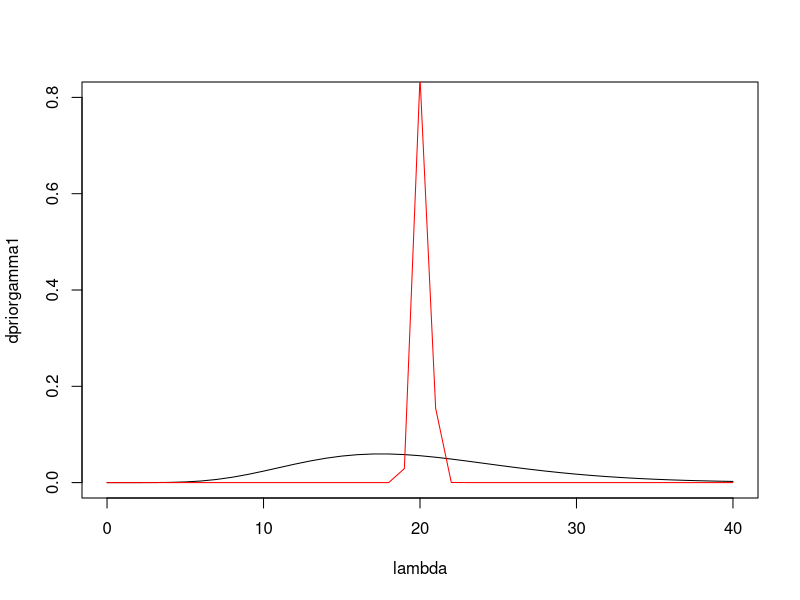
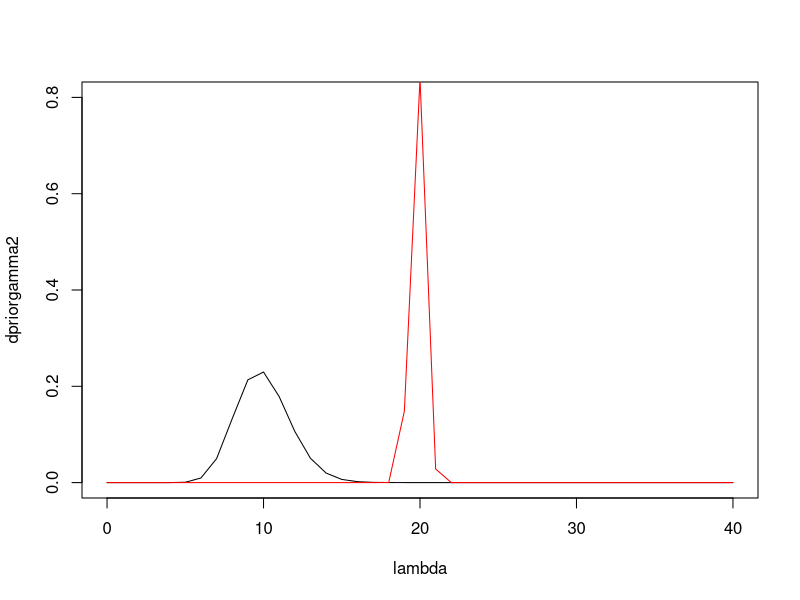
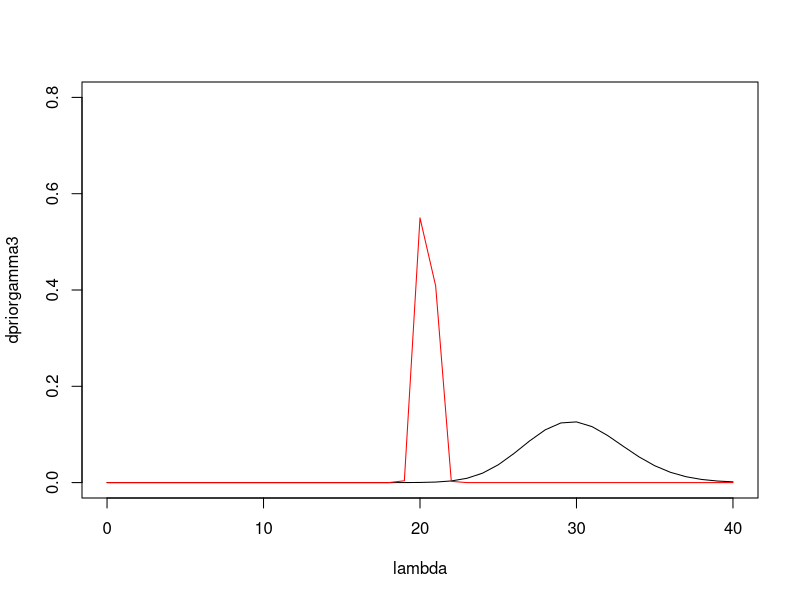
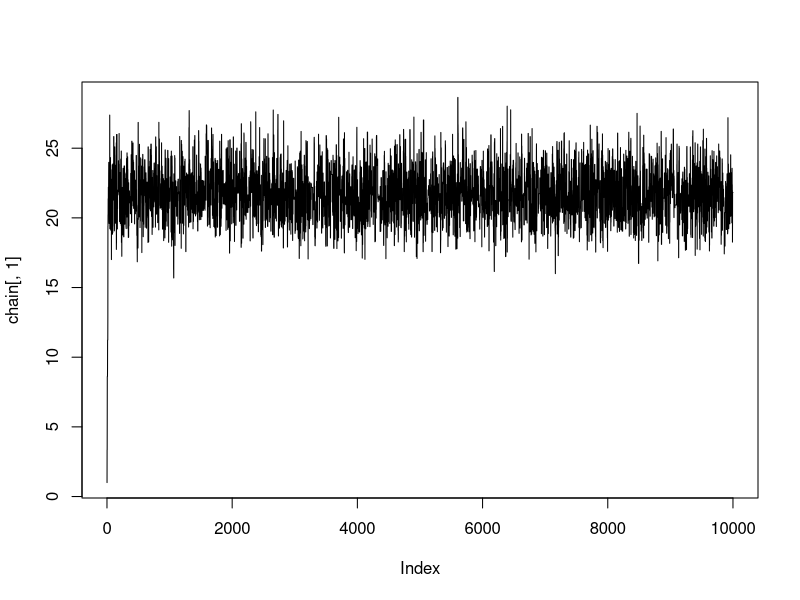
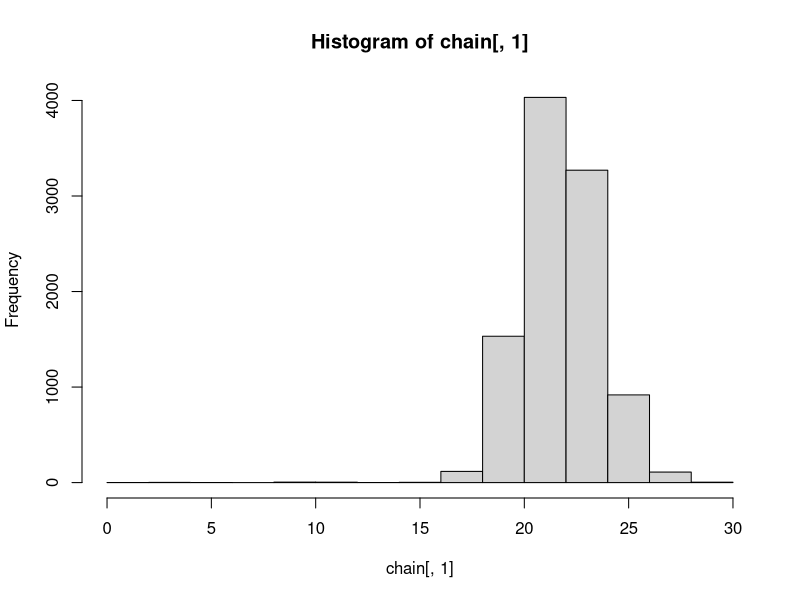
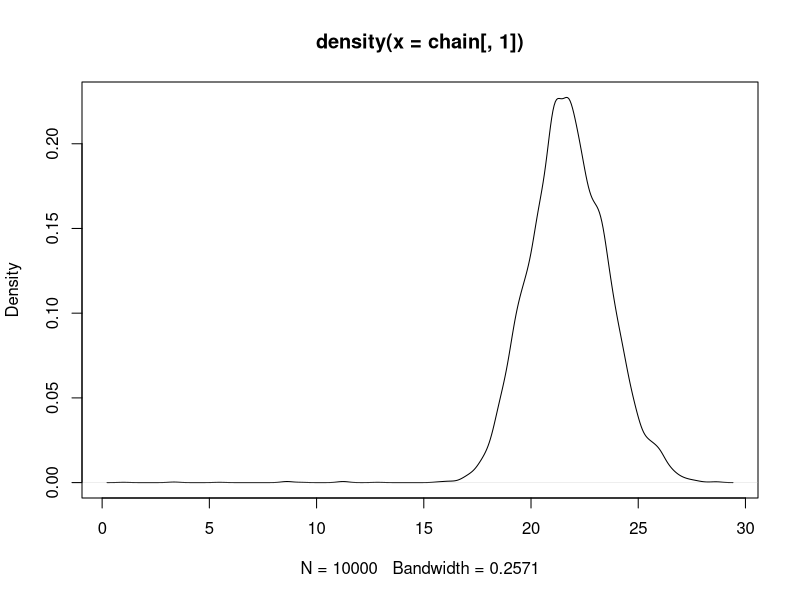

The R source for these figures, in order:
## ---- chunk 1
knitr::opts_chunk$set(echo = TRUE)
## ---- chunk 2
#generate data set 
zoo <- rpois(100, 20)
lambda <- seq(from = 0, to = 40, by = 1)


#PRIOR 1
#make a summary of my prior variables, first is alpha prior, second is beta prior
prior1 <- c(8,0.4)
#create new data frame for posterior alpha and beta 
posterior1 <- NA
#compute the alpha posteriors which = sum(yi) + alpha prior
posterior1[1] <- sum(zoo) + prior1[1]
#compute the beta posteriors which = n + beta prior
posterior1[2] <- length(zoo) + prior1[2]

#now generate a gamma distribution with the lambda values I made a sequence of, the shape is alpha and rate is beta (both prior)
dpriorgamma1 <- dgamma(x=lambda, shape = prior1[1], rate = prior1[2])
#now generate a gamma distribution with the same lambda values, but where the shape and rate are the alpha and beta posterior. 
dpostgamma1 <- dgamma(x =lambda, shape = posterior1[1], rate = posterior1[2])

#PRIOR 2 
prior2 <- c(33.3, 3.33)

posterior2 <- NA
posterior2[1] <- sum(zoo) + prior2[1]
posterior2[2] <- length(zoo) + prior2[2]

dpriorgamma2 <- dgamma(lambda, prior2[1], prior2[2])
dpostgamma2 <- dgamma(lambda, posterior2[1], posterior2[2])

#PRIOR 3 
prior3 <- c(90,3)

posterior3 <- NA
posterior3[1] <- sum(zoo) + prior3[1]
posterior3[2] <- length(zoo) + prior3[2]

dpriorgamma3 <- dgamma(lambda, prior3[1], prior3[2])
dpostgamma3 <- dgamma(lambda, posterior3[1], posterior3[2])

plot(dpriorgamma1 ~lambda, type = "l", ylim = c(0,.8))
lines(dpostgamma1~lambda, col= "red")

plot(dpriorgamma2 ~lambda, type = "l", ylim = c(0,.8))
points(dpostgamma2 ~lambda, col= "red", type = 'l')

plot(dpriorgamma3~lambda, type = "l", ylim = c(0,.8))
points(dpostgamma3~lambda, col= "red", type = 'l')

#the more data you collect, the more it will shift to the likelihood than the prior. 
#the effect of the prior goes away if you use likelihood heavily. 

## ---- chunk 3
poispost <- function(P, alphaprior, betaprior, y) {
	yhat <- P[1] 
	#sum is positive here, we're maximizing the log likelihood
	post <- sum(dpois(y, yhat, log=TRUE))+ dgamma(yhat, alphaprior, betaprior, log=TRUE)
	return(post)
}
## ---- chunk 4
mu <- 20 
v <- 50 
#need to make into our parameters with moment matching
alphaprior <- mu^2/v
betaprior <- mu/v
## ---- chunk 5
y <- c(20,19)
P = 18

poispost(P, alphaprior, betaprior, y=y)
# this result is proportional to the probability, but it's not EQUAL to it, we need a normalization constant to change from proportional to equal to probability. 
#expected value here is -7.77
## ---- chunk 6
#the data set we're working with from now on 
y <- rpois(6,20)
## ---- chunk 7
#make a matrix, called chain, to store our parameters in. we're taking 10000 steps, and we're using 1 column for the lambda, but can make larger later. 
chain <- matrix(nrow= 10000, ncol= 1)
#don't worrry about the size of the scale, we'll adapt later.
scale <- 5
#start the parameter estimate somewhere, here we start it at 1. 
chain[1,] <- c(1)

for(i in 2:nrow(chain)) {
	positive <- F
	while(positive==F){
	pstar <- rnorm(1, chain[i-1,], scale)
	positive <- ifelse(pstar >1, T, F)}
	poststar <- poispost(pstar, y=y, alphaprior=alphaprior, betaprior=betaprior)
	postchain <- poispost(chain[i-1], y=y, alphaprior=alphaprior, betaprior=betaprior)
	R <- exp(poststar - postchain)
	rprob <- runif(1)
	chain[i,] <- ifelse(R > rprob, pstar, chain[i-1]) 
}

#while loop only for Poisson 
## ---- chunk 8
#and we calculate acceptance. If we accept none, it's a bad estimate we started with, if we accept them all, we're taking too small of steps. We aim for 0.2. 

acceptance <- 1- mean(duplicated(chain[,1]))
print(acceptance)

#then we'll plot it 
plot(chain[,1], type = "l")

#plotting the posterior probability density; the integral of this is 1. 
hist(chain[,1])
#or
plot(density(chain[,1]))
## ---- chunk 9
median(chain[,1])
mean(chain[,1])
var(chain[,1])
quantile(chain[,1], c(.025, 0.5, 0.975))

#the difference between the .025 and 0.975 is our 95% uncertainty interval or 95% credible interval. 
# we're 95% confident that the true lambda of our data is between those two values. 
## ---- chunk 10
#mu = alpha/beta
#var = alpha/beta^2
qgamma(0.025, 122, 6.4)
qgamma(0.975, 122, 6.4)
# the approximation will never match perfectly. 
